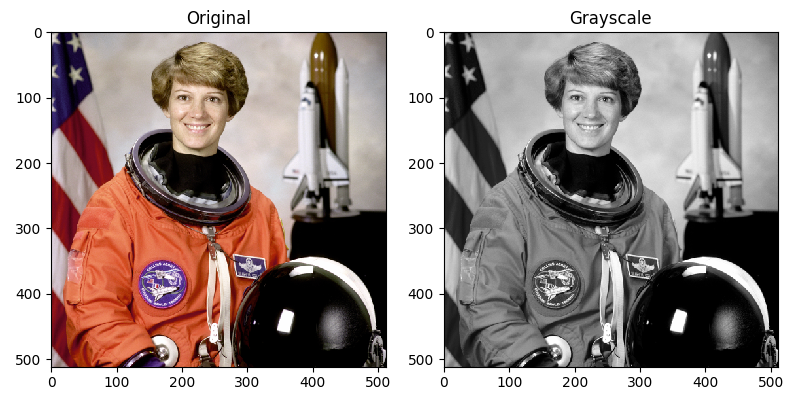
#> input picture scikit-image_org.png, 800 x 400 px; its folder holds only this picture in this run
$ python DROP_TO_GRAYSCALE.py scikit-image_org.png
#> lines starting #> are read from the running program, lines starting #| are printed output that depends on the picture
try:
    import sys
    from PIL import Image
    newname = input('Type the new name for the files: ')
#> the answer given: scikit-image_org.png
except:
    print("UNABLE TO IMPORT PILLOW")
counter = 0
try:
    print(sys.version)
    for myfile in sys.argv[1:]:
        counter += 1
        img = Image.open(myfile).convert('LA')
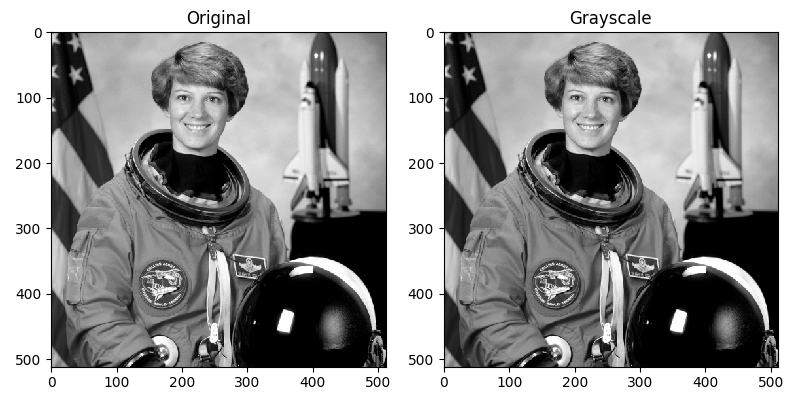
#> img: PIL image 800x400 LA; mean R, G, B, A 152.5, 152.5, 152.5, 255
        img.save("{}-{}.png".format(newname, counter))
        print("generated grayscale image: " + "{}-{}.png".format(newname, counter))
    print("SUCCESS!")
except:
    print("AN ERROR HAS OCCURRED")
input("...press enter to close")
